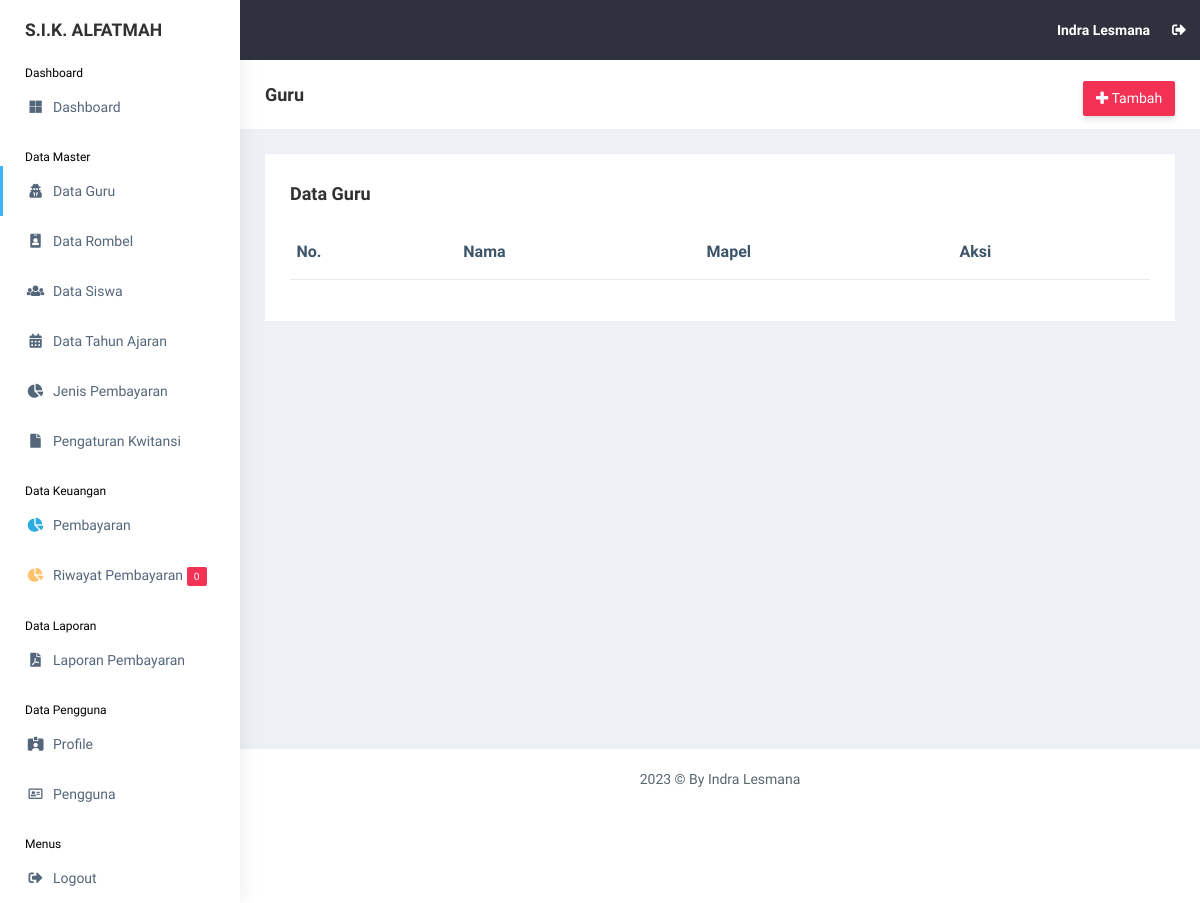
/view_master/guru.php (signed in), run on an earlier commit of the app's database.
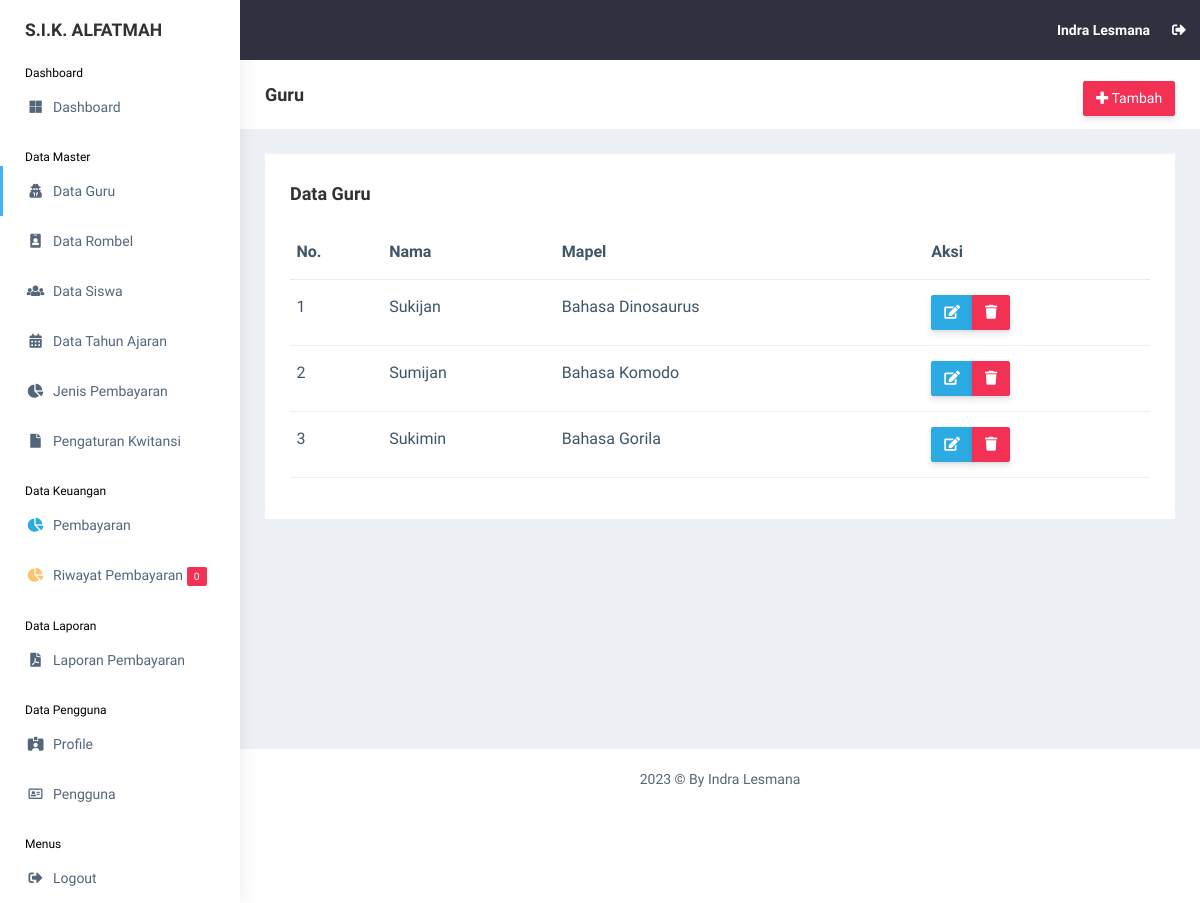
And on a later commit of the database.
### tables this page shows
CREATE TABLE `guru` (
  `id_guru` int(11) NOT NULL,
  `nama_guru` varchar(255) NOT NULL,
  `mapel` varchar(255) NOT NULL,
  `date_created` date NOT NULL,
  `is_active` int(11) NOT NULL
);

### functions.php (called while the page is built, shortened)
<?php
$conn = mysqli_connect("localhost", "root", "", "db_sika");
function query($query)
{
    global $conn;
    $result = mysqli_query($conn, $query);
    $rows = [];
    while ($row = mysqli_fetch_assoc($result)) {
        $rows[] = $row;
    }
    return $rows;
}

### view_master/guru.php (the view, shortened to what this page needs)
<?php
include "../templates/header.php";
$guru = query(
    "SELECT * FROM guru"
);
?>
<div class="page-breadcrumb bg-white">
    <div class="row align-items-center">
        <div class="col-lg-3 col-md-4 col-sm-4 col-xs-12">
            <h4 class="page-title">Guru</h4>
        </div>
        <div class="col-lg-9 col-sm-8 col-md-8 col-xs-12">
            <div class="d-md-flex">
                <ol class="breadcrumb ms-auto">
                    <li><a href="guru_add.php"
                            class="btn btn-danger  d-none d-md-block pull-right ms-3 hidden-xs hidden-sm waves-effect waves-light text-white"><i
                                class="fas fa-plus"></i> Tambah</a>
                    </li>
                </ol>
            </div>
        </div>
    </div>
</div>
<div class="container-fluid">
    <div class="row">
        <div class="col-md-12 col-lg-12 col-sm-12">
            <div class="white-box">
                <div class="d-md-flex mb-3">
                    <h3 class="box-title mb-0">Data Guru</h3>
                </div>
                <div class="table-responsive">
                    <table class="table no-wrap" id="data-table">
                        <thead>
                            <tr>
                                <th class="border-top-0">No.</th>
                                <th class="border-top-0">Nama</th>
                                <th class="border-top-0">Mapel</th>
                                <th class="border-top-0">Aksi</th>
                            </tr>
                        </thead>
                        <tbody>
                            <?php $i = 1; ?>
                            <?php foreach ($guru as $g): ?>
                                <tr>
                                    <td>
                                        <?= $i; ?>
                                    </td>
                                    <td class="txt-oflo">
                                        <?= $g["nama_guru"]; ?>
                                    </td>
                                    <td class="txt-oflo">
                                        <?= $g["mapel"]; ?>
                                    </td>
                                    <td>
                                        <div class="btn-group btn-group-toggle" data-toggle="buttons">
                                            <a href="guru_edit.php?id_guru=<?= $g["id_guru"] ?>"
                                                class="btn btn-info text-white"><i class="fas fa-edit"></i></a>
                                            <a href="guru_delete.php?id_guru=<?= $g["id_guru"] ?>"
                                                class="btn btn-danger text-white"
                                                onclick="return confirm('Yakin ingin menghapus <?= $g['nama_guru']; ?>?');"><i
                                                    class="fas fa-trash"></i></a>
                                        </div>
                                    </td>
                                </tr>
                                <?php $i++; ?>
                            <?php endforeach; ?>
                        </tbody>
                    </table>
                </div>
            </div>
        </div>
    </div>
</div>
<?php
include "../templates/footer.php";
?>

What changed in the data, as far as the page shows it:
added guru: nama_guru "Sukijan", mapel "Bahasa Dinosaurus"
added guru: nama_guru "Sumijan", mapel "Bahasa Komodo"
added guru: nama_guru "Sukimin", mapel "Bahasa Gorila"
